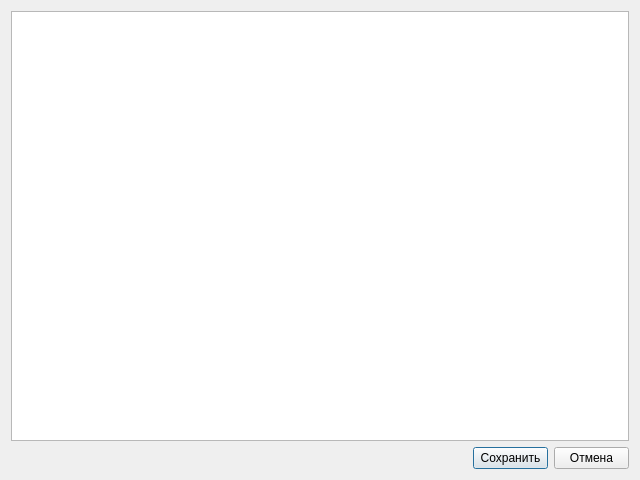
<?xml version="1.0" encoding="UTF-8"?>
<ui version="4.0">
 <class>EditDialog</class>
 <widget class="QDialog" name="EditDialog">
  <property name="geometry">
   <rect>
    <x>0</x>
    <y>0</y>
    <width>640</width>
    <height>480</height>
   </rect>
  </property>
  <property name="minimumSize">
   <size>
    <width>640</width>
    <height>480</height>
   </size>
  </property>
  <property name="windowTitle">
   <string>Редактор</string>
  </property>
  <property name="modal">
   <bool>true</bool>
  </property>
  <layout class="QGridLayout" name="gridLayout">
   <item row="0" column="0" colspan="3">
    <widget class="QPlainTextEdit" name="plainTextEdit">
     <property name="font">
      <font>
       <family>Lucida Console</family>
      </font>
     </property>
     <property name="lineWrapMode">
      <enum>QPlainTextEdit::NoWrap</enum>
     </property>
    </widget>
   </item>
   <item row="2" column="1">
    <widget class="QPushButton" name="pushButton_2">
     <property name="maximumSize">
      <size>
       <width>75</width>
       <height>23</height>
      </size>
     </property>
     <property name="text">
      <string>Сохранить</string>
     </property>
    </widget>
   </item>
   <item row="2" column="2">
    <widget class="QPushButton" name="pushButton">
     <property name="maximumSize">
      <size>
       <width>75</width>
       <height>23</height>
      </size>
     </property>
     <property name="text">
      <string>Отмена</string>
     </property>
    </widget>
   </item>
  </layout>
 </widget>
 <resources/>
 <connections/>
</ui>
